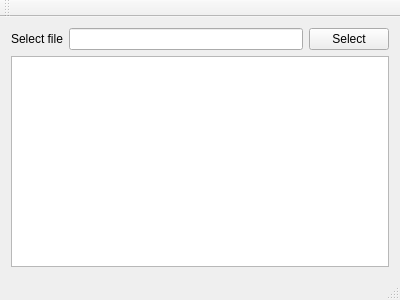
<?xml version="1.0" encoding="UTF-8"?>
<ui version="4.0">
 <class>MainWindow</class>
 <widget class="QMainWindow" name="MainWindow">
  <property name="geometry">
   <rect>
    <x>0</x>
    <y>0</y>
    <width>400</width>
    <height>300</height>
   </rect>
  </property>
  <property name="windowTitle">
   <string>XML reader</string>
  </property>
  <widget class="QWidget" name="centralWidget">
   <layout class="QVBoxLayout" name="verticalLayout">
    <item>
     <layout class="QGridLayout" name="gridLayout">
      <item row="0" column="1">
       <widget class="QLineEdit" name="fileNameEdit"/>
      </item>
      <item row="0" column="0">
       <widget class="QLabel" name="label">
        <property name="text">
         <string>Select file</string>
        </property>
       </widget>
      </item>
      <item row="0" column="2">
       <widget class="QPushButton" name="selectFileButton">
        <property name="text">
         <string>Select</string>
        </property>
       </widget>
      </item>
      <item row="1" column="0" colspan="3">
       <widget class="QTreeView" name="docStructureView"/>
      </item>
     </layout>
    </item>
   </layout>
  </widget>
  <widget class="QMenuBar" name="menuBar">
   <property name="geometry">
    <rect>
     <x>0</x>
     <y>0</y>
     <width>400</width>
     <height>25</height>
    </rect>
   </property>
  </widget>
  <widget class="QToolBar" name="mainToolBar">
   <attribute name="toolBarArea">
    <enum>TopToolBarArea</enum>
   </attribute>
   <attribute name="toolBarBreak">
    <bool>false</bool>
   </attribute>
  </widget>
  <widget class="QStatusBar" name="statusBar"/>
 </widget>
 <layoutdefault spacing="6" margin="11"/>
 <resources/>
 <connections>
  <connection>
   <sender>selectFileButton</sender>
   <signal>clicked()</signal>
   <receiver>MainWindow</receiver>
   <slot>selectFileToOpen()</slot>
   <hints>
    <hint type="sourcelabel">
     <x>368</x>
     <y>51</y>
    </hint>
    <hint type="destinationlabel">
     <x>359</x>
     <y>38</y>
    </hint>
   </hints>
  </connection>
 </connections>
 <slots>
  <slot>selectFileToOpen()</slot>
 </slots>
</ui>
